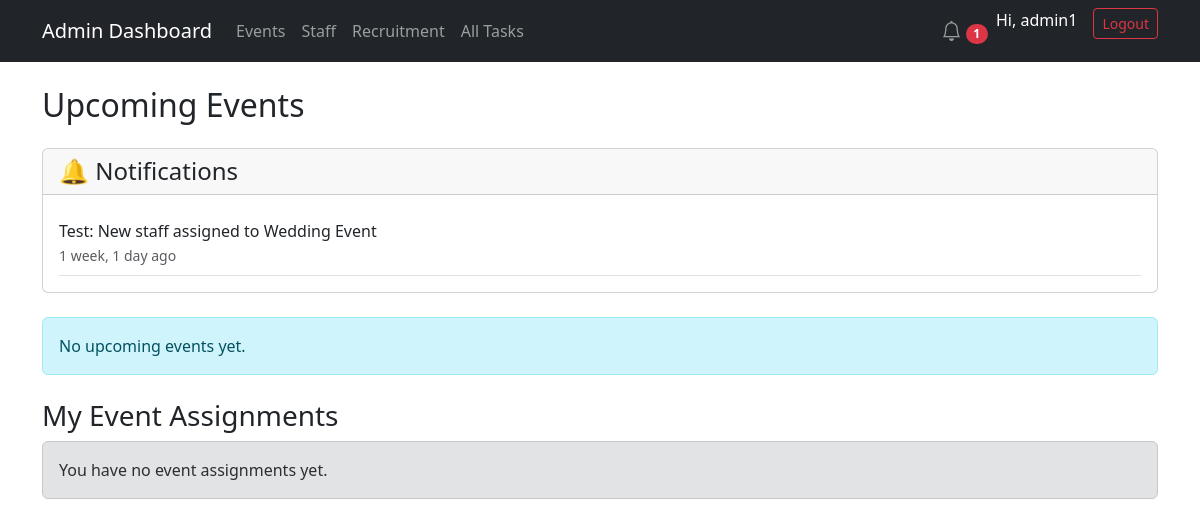
The page /staff/events/ (signed in) on the database as committed earlier.
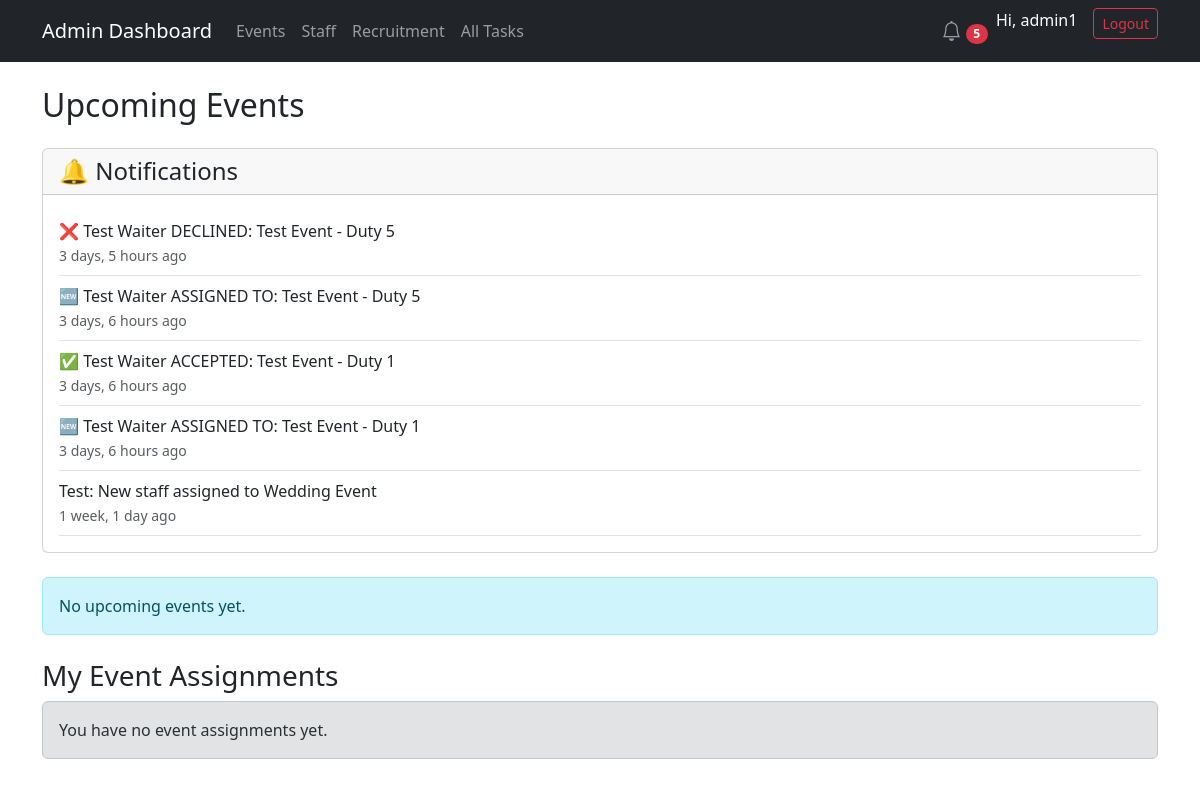
The same page on the database as committed later.
### staff/models.py (models this page shows, shortened)
class Notification(models.Model):
    NOTIFICATION_TYPES = [
        ('assignment', 'Assignment'),
        ('incident', 'Incident'),
        ('leave', 'Leave'),
        ('general', 'General'),
    ]
    ACTION_CHOICES = [
        ('accept', 'Accept'),
        ('reject', 'Reject'),
        ('accept_action', 'Accept Action'),
        ('reject_action', 'Reject Action'),
    ]
    SENDER_TYPE_CHOICES = [
        ('staff', 'Staff'),
        ('admin', 'Admin')
    ]
    user = models.ForeignKey(settings.AUTH_USER_MODEL, on_delete=models.CASCADE, related_name='notifications')
    sender = models.ForeignKey(settings.AUTH_USER_MODEL, on_delete=models.CASCADE, related_name='sent_notifications')
    sender_type = models.CharField(max_length=10, choices=SENDER_TYPE_CHOICES)
    title = models.CharField(max_length=255)
    message = models.TextField()
    notification_type = models.CharField(max_length=20, choices=NOTIFICATION_TYPES, default='general')
    related_event = models.ForeignKey('Event', on_delete=models.CASCADE, null=True, blank=True)
    related_assignment = models.ForeignKey('Assignment', on_delete=models.CASCADE, null=True, blank=True)
    is_read = models.BooleanField(default=False)
    read_by = models.ForeignKey(settings.AUTH_USER_MODEL, on_delete=models.SET_NULL, related_name='read_notifications', null=True, blank=True)
    read_at = models.DateTimeField(null=True, blank=True)
    action_required = models.CharField(max_length=255, blank=True, null=True)
    action_response = models.CharField(max_length=20, choices=ACTION_CHOICES, blank=True, null=True)
    action_responded_at = models.DateTimeField(null=True, blank=True)
    created_at = models.DateTimeField(auto_now_add=True)
    is_dismissable = models.BooleanField(default=False)
    class Meta:
        ordering = ['-created_at']
        indexes = [
            models.Index(fields=['user', 'is_read']),
            models.Index(fields=['sender', 'created_at']),
        ]
    @property
    def link(self):  # <-- ADD THIS
        if self.related_assignment:
            return f"/staff/event/{self.related_assignment.event.id}/"
        if self.related_event:
            return f"/staff/event/{self.related_event.id}/"
        return "#"

### staff/views.py (the view)
# urls.py: path('events/', views.EventListView.as_view(), name='event_list'),
class EventListView(LoginRequiredMixin, ListView):
    login_url = 'staff:staff_login'
    model = Event
    template_name = 'staff/event_list.html'
    context_object_name = 'events'
    def get_queryset(self):
        today = timezone.now().date()
        if hasattr(self.request.user, 'staff'):
            staff = self.request.user.staff
            event_ids = Assignment.objects.filter(staff=staff).values_list('event_id', flat=True)
            return Event.objects.filter(id__in=event_ids, start_time__date__gte=today).order_by('start_time')
        else:
            return Event.objects.filter(start_time__date__gte=today).order_by('start_time')
    def get_context_data(self, **kwargs):
        context = super().get_context_data(**kwargs)
        user = self.request.user
        context['notifications'] = Notification.objects.filter(user=user).order_by('-created_at')[:10]
        context['unread_notification_count'] = Notification.objects.filter(user=user, is_read=False).count()
        if hasattr(user, 'staff'):
            context['assignments'] = Assignment.objects.filter(staff=user.staff)
        else:
            for event in context['events']:
                event.accepted_count = Assignment.objects.filter(event=event, status='accepted').count()
                event.declined_count = Assignment.objects.filter(event=event, status='declined').count()
        return context

### staff/fields.py (called while the page is built)
def _get_cipher():
    key = settings.FERNET_KEY
    if not key:
        return None
    return Fernet(key.encode())

    def from_db_value(self, value, expression, connection):
        if value is None: return value
        cipher = _get_cipher()
        if not cipher: return value
        try:
            return cipher.decrypt(value.encode()).decode()
        except (InvalidToken, ValueError):
            return value

    def from_db_value(self, value, expression, connection):
        if value is None: return value
        cipher = _get_cipher()
        if not cipher: return value
        try:
            return cipher.decrypt(value.encode()).decode()
        except (InvalidToken, ValueError):
            return value

### staff/templates/staff/event_list.html (shortened to what this page needs)
{% extends 'staff/base.html' %}
{% block content %}
<div class="container mt-4">
  <div class="d-flex justify-content-between align-items-center mb-3">
    <h2>Upcoming Events</h2>
  </div>
  <div class="card mb-4">
    <div class="card-header">
      <h4 class="mb-0">🔔 Notifications</h4>
    </div>
    <div class="card-body">
      {% for notif in notifications %}
        <div class="d-flex justify-content-between align-items-center border-bottom py-2">
          <div>
            {{ notif.message }}
            <br><small class="text-muted">{{ notif.created_at|timesince }} ago</small>
          </div>
        </div>
      {% empty %}
        <p class="text-muted mb-0">All caught up!</p>
      {% endfor %}
    </div>
  </div>
  {% if events %}
    <div class="list-group mb-4">
      {% for event in events %}
        <a href="{% url 'staff:event_detail' event.pk %}"
           class="list-group-item list-group-item-action d-flex justify-content-between align-items-center">
          <div>
            <h5 class="mb-1">{{ event.name }}</h5>
            <small class="text-muted">
              {{ event.date|date:"F j, Y" }} - {{ event.start_time|time:"g:i A" }}
            </small>
            {% if not request.user.staff %}
              <br><small>✅ {{ event.accepted_count }} | ❌ {{ event.declined_count }}</small>
            {% endif %}
          </div>
          <div>
            {% if event.status == 'Scheduled' %}
              <span class="badge bg-success">{{ event.status }}</span>
            {% elif event.status == 'Cancelled' %}
              <span class="badge bg-danger">{{ event.status }}</span>
            {% else %}
              <span class="badge bg-secondary">{{ event.status }}</span>
            {% endif %}
          </div>
        </a>
      {% endfor %}
    </div>
  {% else %}
    <div class="alert alert-info">No upcoming events yet.</div>
  {% endif %}
  {% if request.user.staff %}
  <h3 class="mt-4">My Event Assignments</h3>
  {% if assignments %}
    <div class="table-responsive">
      <table class="table table-striped align-middle">
        <thead>
          <tr>
            <th>Event</th>
            <th>Role</th>
            <th>Date</th>
            <th>Status</th>
            <th>Action</th>
          </tr>
        </thead>
        <tbody>
          {% for assignment in assignments %}
            <tr>
              <td>{{ assignment.event.name }}</td>
              <td>{{ assignment.role }}</td>
              <td>{{ assignment.event.date|date:"M j, Y" }}</td>
              <td>
                {% if assignment.status == 'accepted' %}
                  <span class="badge bg-success">Accepted</span>
                {% elif assignment.status == 'declined' %}
                  <span class="badge bg-danger">Declined</span>
                {% else %}
                  <span class="badge bg-warning text-dark">Pending</span>
                {% endif %}
              </td>
              <td>
                {% if assignment.status == 'pending' %}
                  <a href="{% url 'staff:accept_assignment' assignment.pk %}" class="btn btn-sm btn-success">Accept</a>
                  <a href="{% url 'staff:decline_assignment' assignment.pk %}" class="btn btn-sm btn-danger">Decline</a>
                {% else %}
                  <small class="text-muted">No action</small>
                {% endif %}
              </td>
            </tr>
          {% endfor %}
        </tbody>
      </table>
    </div>
  {% else %}
    <div class="alert alert-secondary">You have no event assignments yet.</div>
  {% endif %}
  {% endif %}
</div>
{% endblock %}

### staff/templates/staff/base.html (shortened to what this page needs)
<!DOCTYPE html>
<html lang="en">
<head>
    <link href="https://cdn.jsdelivr.net/npm/bootstrap@5.3.3/dist/css/bootstrap.min.css" rel="stylesheet">
    <link rel="stylesheet" href="https://cdn.jsdelivr.net/npm/bootstrap-icons@1.11.3/font/bootstrap-icons.min.css">
</head>
<body>
<nav class="navbar navbar-expand-lg navbar-dark bg-dark mb-4">
    <div class="container">
        <a class="navbar-brand" href="{% url 'staff:my_dashboard' %}">
            {% if user.is_superuser %}
                Admin Dashboard
            {% elif 'Manager' in user.groups.all|join:"," %}
                Manager Dashboard
            {% else %}
                Staff Dashboard
            {% endif %}
        </a>
        <div class="collapse navbar-collapse" id="navbarNav">
            <div class="navbar-nav me-auto">
                {% if user.is_superuser %}
                    <a class="nav-link" href="{% url 'staff:event_list' %}">Events</a>
                    <a class="nav-link" href="{% url 'staff:staff_list' %}">Staff</a>
                    <a class="nav-link" href="{% url 'staff:recruitment_list' %}">Recruitment</a>
                    <a class="nav-link" href="{% url 'staff:task_list' %}">All Tasks</a>
                {% elif 'Manager' in user.groups.all|join:"," %}
                    <a class="nav-link" href="{% url 'staff:my_dashboard' %}">Dashboard</a>
                    <a class="nav-link" href="{% url 'staff:event_list' %}">My Events</a>
                    <a class="nav-link" href="{% url 'staff:staff_list' %}">My Team</a>
                    <a class="nav-link" href="{% url 'staff:task_list' %}">Assign Tasks</a>
                {% else %}
                    <a class="nav-link" href="{% url 'staff:my_dashboard' %}">Dashboard</a>
                    <a class="nav-link" href="{% url 'staff:task_list' %}">My Tasks</a>
                {% endif %}
            </div>
            {% if user.is_authenticated %}
            <ul class="navbar-nav">
                <li class="nav-item dropdown">
                    <a class="nav-link position-relative" href="#" id="notificationsDropdown" role="button" data-bs-toggle="dropdown">
                      <i class="bi bi-bell fs-5"></i>
                        {% if unread_notification_count > 0 %}
                          <span class="badge bg-danger rounded-pill notification-badge">{{ unread_notification_count }}</span>
                        {% endif %}
                    </a>
                </li>
                <li class="nav-item">
                  <span class="navbar-text text-white me-3">
                      Hi, {{ user.get_full_name|default:user.username }}
                  </span>
                </li>
                <li class="nav-item">
                    <a class="btn btn-outline-danger btn-sm" href="{% url 'staff:staff_logout' %}">Logout</a>
                </li>
            </ul>
            {% endif %}
        </div>
    </div>
</nav>
<div class="container-fluid">
    {% block content %}{% endblock %}
</div>
</body>
</html>

Rows that differ between the two databases and show on the page:
added Notification: message "❌ Test Waiter DECLINED: Test Event - Duty 5", created_at "3 days, 5 hours"
added Notification: message "🆕 Test Waiter ASSIGNED TO: Test Event - Duty 5", created_at "3 days, 6 hours"
added Notification: message "✅ Test Waiter ACCEPTED: Test Event - Duty 1", created_at "3 days, 6 hours"
added Notification: message "🆕 Test Waiter ASSIGNED TO: Test Event - Duty 1", created_at "3 days, 6 hours"
Other text that changed with them:
{{ unread_notification_count }}: "1" → "5"
